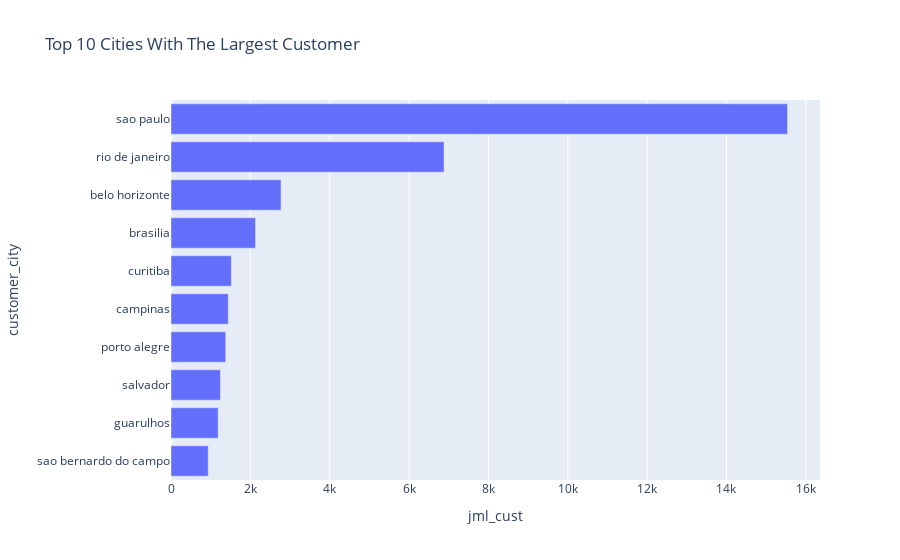

The cell this chart's notebook holds for it:
### Code cell
fig = px.bar(
    custby_city_states.head(10), 
    x='jml_cust',
    y='customer_city',
    title='Top 10 Cities With The Largest Customer',
    orientation='h',
    )
fig.update_layout(yaxis={'categoryorder':'total ascending'})
fig.show()
custby_city_states.head(10),

### Figure 1 — Plotly figure (JSON) as saved in the notebook; plotly's stock layout.template omitted (floating-point values rounded to 4 significant figures)
{"data": [{"alignmentgroup": "True", "hovertemplate": "jml_cust=%{x}<br>customer_city=%{y}<extra></extra>", "legendgroup": "", "marker": {"color": "#636efa", "pattern": {"shape": ""}}, "name": "", "offsetgroup": "", "orientation": "h", "showlegend": false, "textposition": "auto", "type": "bar", "x": [15540, 6882, 2773, 2131, 1521, 1444, 1379, 1245, 1189, 938], "xaxis": "x", "y": ["sao paulo", "rio de janeiro", "belo horizonte", "brasilia", "curitiba", "campinas", "porto alegre", "salvador", "guarulhos", "sao bernardo do campo"], "yaxis": "y"}], "layout": {"barmode": "relative", "legend": {"tracegroupgap": 0}, "title": {"text": "Top 10 Cities With The Largest Customer"}, "xaxis": {"anchor": "y", "domain": [0, 1], "title": {"text": "jml_cust"}}, "yaxis": {"anchor": "x", "categoryorder": "total ascending", "domain": [0, 1], "title": {"text": "customer_city"}}}}
